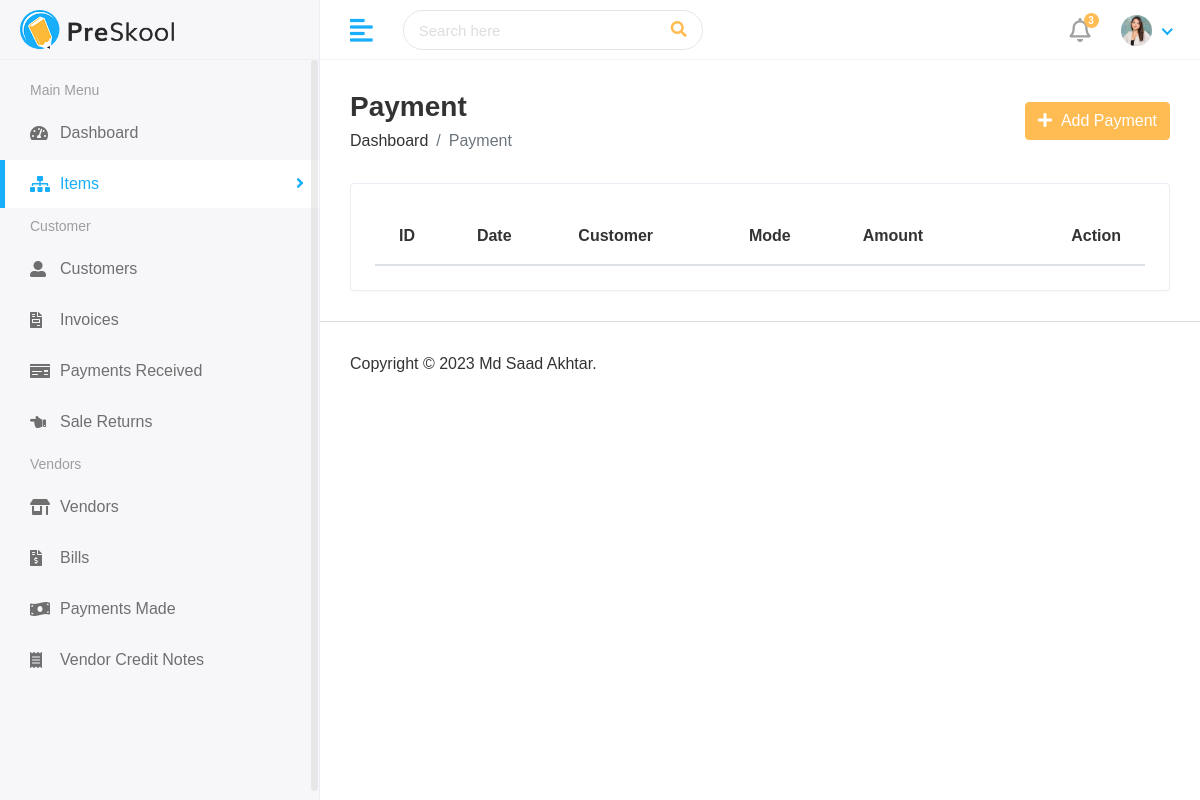
Before: /finance/view_payments/ with the older database file.
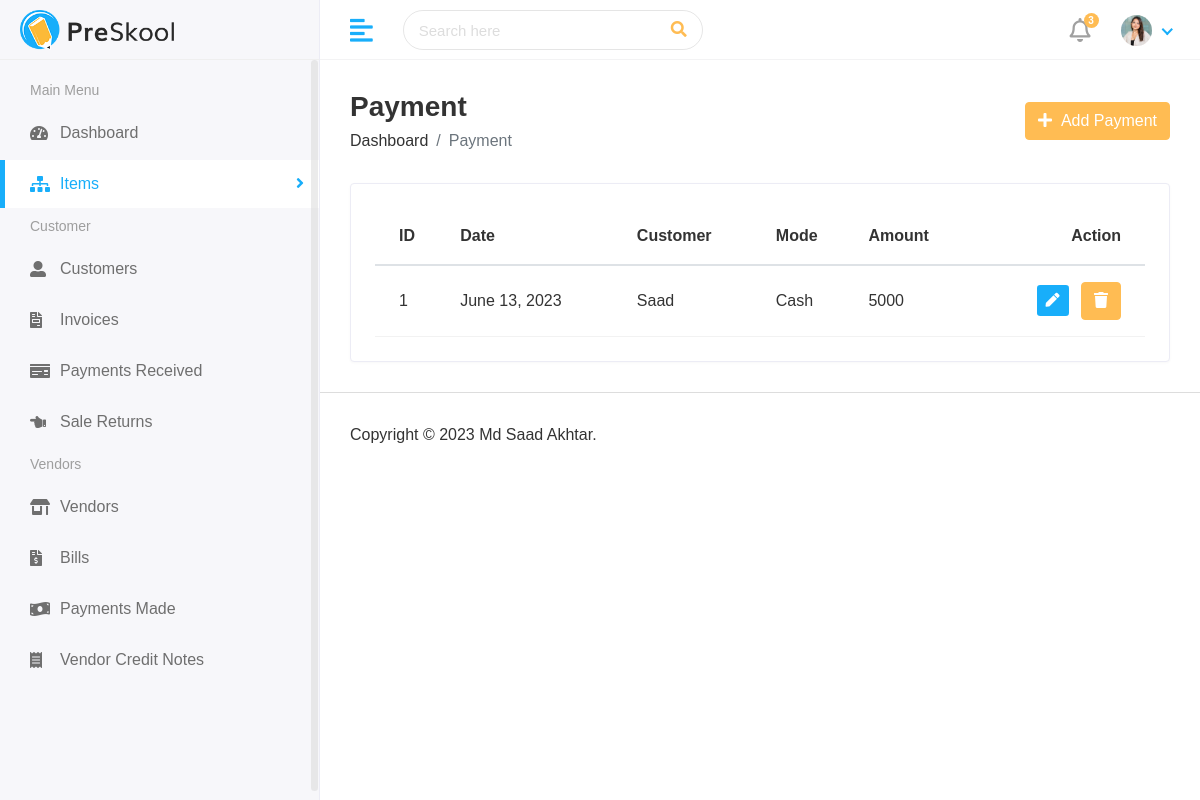
After: the same page with the newer database file.
### finance/models.py (models this page shows, shortened)
class Payment(models.Model):
    date = models.DateField(_("date"), auto_now=False, auto_now_add=False)
    description = models.TextField(default="")
    customer = models.ForeignKey(Customer,null=True,on_delete=models.CASCADE)
    amount = models.IntegerField(_("amount"))
    mode = models.IntegerField(choices=MODE,default=1)
    created_at = models.DateTimeField(auto_now_add=True,null = True)
    updated_at = models.DateTimeField(auto_now_add=True,null = True)

class Customer(models.Model):
    name = models.CharField(_("name"), max_length=50)
    email = models.EmailField(_("email"), max_length=254,null=True)
    phone = models.CharField(_("phone"), max_length=50)
    address = models.TextField()
    gstin = models.CharField(_("gstin"), max_length=15,null=True)
    current_balance = models.DecimalField(max_digits=10, decimal_places=2,default=decimal.Decimal(0))
    created_at = models.DateTimeField(auto_now_add=True,null = True)
    updated_at = models.DateTimeField(auto_now_add=True,null = True)

### finance/views.py (the view)
# urls.py: path('view_payments/',views.view_payments,name="view_payments"),
def view_payments(request):
    payments = Payment.objects.all()
    return render(request,"hod/view_payments.html",{
        "payments":payments
    })

### finance/templates/hod/view_payments.html (shortened to what this page needs)
{% extends 'base.html' %} {% block content %}
<div class="main-wrapper">
  <div class="page-wrapper">
    <div class="content container-fluid">
      <div class="page-header">
        <div class="row align-items-center">
          <div class="col">
            <h3 class="page-title">Payment</h3>
            <ul class="breadcrumb">
              <li class="breadcrumb-item">
                <a href="{% url 'finance_dashboard' %}">Dashboard</a>
              </li>
              <li class="breadcrumb-item active">Payment</li>
            </ul>
          </div>
          <div class="col-auto text-right float-right ml-auto">
            <a href="{% url 'add_payments' %}" class="btn btn-primary"
              ><i class="fas fa-plus"></i> &nbsp;Add Payment
            </a>
          </div>
        </div>
      </div>
      <div class="row">
        <div class="col-sm-12">
          <div class="card card-table">
            <div class="card-body">
              <div class="table-responsive">
                <table id="table_id" class="table table-hover table-center mb-0">
                    <thead>
                      <tr>
                        <th>ID</th>
                        <th>Date</th>
                        <th>Customer</th>
                        <th>Mode</th>
                        <th>Amount</th>
                        <th class="text-right">Action</th>
                      </tr>
                    </thead>
                    <tbody>
                      {% for i in payments %}
                      <tr>
                        <td>{{i.id}}</td>
                        <td>{{i.date}}</td>
                        <td>{{i.customer.name}}</td>
                        <td>
                            {% if i.mode == 2  %}
                                Bank
                            {% else %}
                                Cash
                            {% endif %}
                        </td>
                        <td>{{i.amount}}</td>
                        <td class="text-right">
                          <div class="actions">
                            <a
                              href="{% url 'edit_payment' i.id %}"
                              class="btn btn-sm bg-success-light mr-2"
                            >
                              <i class="fas fa-pen"></i>
                            </a>
                            <button type="button" class="btn btn-primary" data-toggle="modal" data-target="#modal-{{i.id}}">
                              <i class="fa fa-trash" aria-hidden="true"></i>
                            </button>
                          </div>
                        </td>
                      </tr>
                      {% endfor %}
                    </tbody>
                  </table>
              </div>
            </div>
          </div>
        </div>
      </div>
    </div>
    {% endblock content %}

Changed rows visible on the page:
added Payment: id "1", date "June 13, 2023", customer.name "Saad", mode "Cash", amount "5000"
